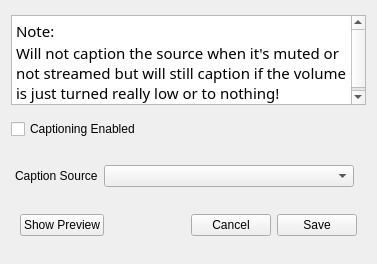
<?xml version="1.0" encoding="UTF-8"?>
<ui version="4.0">
 <class>CaptionSettingsWidget</class>
 <widget class="QWidget" name="CaptionSettingsWidget">
  <property name="geometry">
   <rect>
    <x>0</x>
    <y>0</y>
    <width>367</width>
    <height>264</height>
   </rect>
  </property>
  <property name="sizePolicy">
   <sizepolicy hsizetype="Preferred" vsizetype="Minimum">
    <horstretch>0</horstretch>
    <verstretch>0</verstretch>
   </sizepolicy>
  </property>
  <property name="windowTitle">
   <string>Caption Settings</string>
  </property>
  <layout class="QVBoxLayout" name="verticalLayout">
   <property name="spacing">
    <number>10</number>
   </property>
   <item>
    <widget class="QTextBrowser" name="textBrowser_2">
     <property name="sizePolicy">
      <sizepolicy hsizetype="Expanding" vsizetype="Fixed">
       <horstretch>0</horstretch>
       <verstretch>0</verstretch>
      </sizepolicy>
     </property>
     <property name="maximumSize">
      <size>
       <width>16777215</width>
       <height>90</height>
      </size>
     </property>
     <property name="font">
      <font>
       <family>.SF NS</family>
      </font>
     </property>
     <property name="html">
      <string>&lt;!DOCTYPE HTML PUBLIC &quot;-//W3C//DTD HTML 4.0//EN&quot; &quot;http://www.w3.org/TR/REC-html40/strict.dtd&quot;&gt;
&lt;html&gt;&lt;head&gt;&lt;meta name=&quot;qrichtext&quot; content=&quot;1&quot; /&gt;&lt;style type=&quot;text/css&quot;&gt;
p, li { white-space: pre-wrap; }
&lt;/style&gt;&lt;/head&gt;&lt;body style=&quot; font-family:'.SF NS'; font-size:13pt; font-weight:400; font-style:normal;&quot;&gt;
&lt;p style=&quot; margin-top:0px; margin-bottom:0px; margin-left:0px; margin-right:0px; -qt-block-indent:0; text-indent:0px;&quot;&gt;&lt;span style=&quot; font-family:'.SF NS Text'; font-size:11pt;&quot;&gt;Note:&lt;/span&gt;&lt;/p&gt;
&lt;p style=&quot; margin-top:0px; margin-bottom:0px; margin-left:0px; margin-right:0px; -qt-block-indent:0; text-indent:0px;&quot;&gt;&lt;span style=&quot; font-family:'.SF NS Text'; font-size:11pt;&quot;&gt;Will not caption the source when it's muted or not streamed but will still caption if the volume is just turned really low or to nothing!&lt;/span&gt;&lt;/p&gt;&lt;/body&gt;&lt;/html&gt;</string>
     </property>
    </widget>
   </item>
   <item>
    <widget class="QCheckBox" name="enabledCheckBox">
     <property name="text">
      <string>Captioning Enabled</string>
     </property>
    </widget>
   </item>
   <item>
    <widget class="QWidget" name="tab">
     <property name="sizePolicy">
      <sizepolicy hsizetype="Fixed" vsizetype="Fixed">
       <horstretch>0</horstretch>
       <verstretch>0</verstretch>
      </sizepolicy>
     </property>
     <attribute name="title">
      <string>General</string>
     </attribute>
     <layout class="QVBoxLayout" name="verticalLayout_2">
      <property name="leftMargin">
       <number>4</number>
      </property>
      <property name="topMargin">
       <number>12</number>
      </property>
      <property name="rightMargin">
       <number>12</number>
      </property>
      <property name="bottomMargin">
       <number>4</number>
      </property>
      <item>
       <widget class="QWidget" name="widget_2" native="true">
        <property name="sizePolicy">
         <sizepolicy hsizetype="Preferred" vsizetype="Preferred">
          <horstretch>0</horstretch>
          <verstretch>0</verstretch>
         </sizepolicy>
        </property>
        <layout class="QFormLayout" name="formLayout">
         <property name="sizeConstraint">
          <enum>QLayout::SetNoConstraint</enum>
         </property>
         <property name="labelAlignment">
          <set>Qt::AlignLeading|Qt::AlignLeft|Qt::AlignVCenter</set>
         </property>
         <property name="formAlignment">
          <set>Qt::AlignLeading|Qt::AlignLeft|Qt::AlignTop</set>
         </property>
         <property name="verticalSpacing">
          <number>6</number>
         </property>
         <property name="leftMargin">
          <number>0</number>
         </property>
         <property name="topMargin">
          <number>0</number>
         </property>
         <property name="rightMargin">
          <number>0</number>
         </property>
         <property name="bottomMargin">
          <number>0</number>
         </property>
         <item row="1" column="0">
          <widget class="QLabel" name="label">
           <property name="sizePolicy">
            <sizepolicy hsizetype="Fixed" vsizetype="Preferred">
             <horstretch>0</horstretch>
             <verstretch>0</verstretch>
            </sizepolicy>
           </property>
           <property name="text">
            <string>Caption Source</string>
           </property>
          </widget>
         </item>
         <item row="1" column="1">
          <widget class="QComboBox" name="sourcesComboBox">
           <property name="sizePolicy">
            <sizepolicy hsizetype="Preferred" vsizetype="Fixed">
             <horstretch>0</horstretch>
             <verstretch>0</verstretch>
            </sizepolicy>
           </property>
           <property name="minimumSize">
            <size>
             <width>250</width>
             <height>0</height>
            </size>
           </property>
          </widget>
         </item>
        </layout>
       </widget>
      </item>
     </layout>
    </widget>
   </item>
   <item>
    <widget class="QWidget" name="widget" native="true">
     <property name="sizePolicy">
      <sizepolicy hsizetype="Preferred" vsizetype="Fixed">
       <horstretch>0</horstretch>
       <verstretch>0</verstretch>
      </sizepolicy>
     </property>
     <layout class="QHBoxLayout" name="horizontalLayout">
      <item>
       <widget class="QPushButton" name="previewPushButton">
        <property name="text">
         <string>Show Preview</string>
        </property>
       </widget>
      </item>
      <item>
       <spacer name="horizontalSpacer">
        <property name="orientation">
         <enum>Qt::Horizontal</enum>
        </property>
        <property name="sizeHint" stdset="0">
         <size>
          <width>40</width>
          <height>20</height>
         </size>
        </property>
       </spacer>
      </item>
      <item>
       <widget class="QPushButton" name="cancelPushButton">
        <property name="text">
         <string>Cancel</string>
        </property>
       </widget>
      </item>
      <item>
       <widget class="QPushButton" name="savePushButton">
        <property name="text">
         <string>Save</string>
        </property>
       </widget>
      </item>
     </layout>
    </widget>
   </item>
  </layout>
 </widget>
 <resources/>
 <connections/>
</ui>
